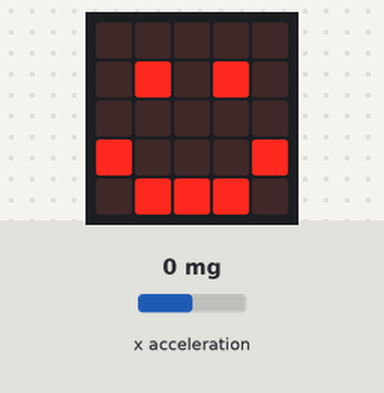
A program run on a simulated BBC micro:bit (MakeCode). Shown: the board's 5×5 LED display. Inputs (shaded band) come from the test bench; at power-on: x acceleration 0 mg.

Above: at 1.2 s.
1.3 s: x acceleration set to -90 mg
2.8 s: x acceleration set to -110 mg
At 3.3 s:
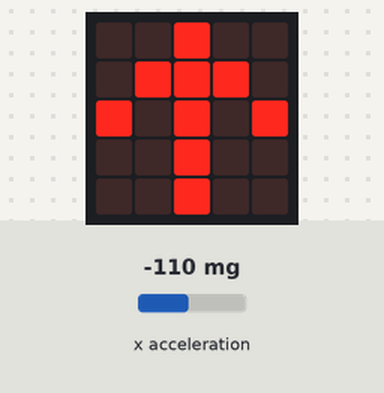
4.4 s: x acceleration set to 750 mg
At 5.1 s:
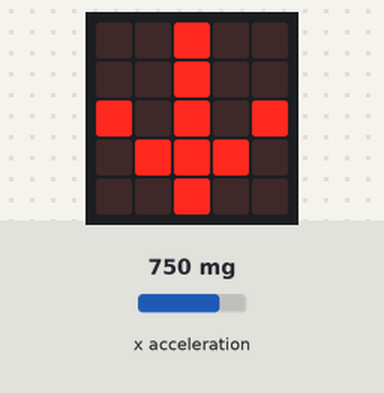
6.1 s: x acceleration set to 112 mg
7.6 s: x acceleration set to 96 mg
At 8.7 s:
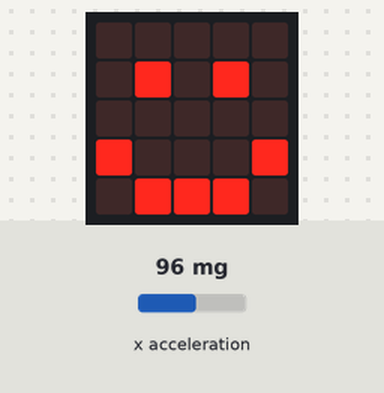
9.4 s: x acceleration set to -1440 mg
At 10.5 s:
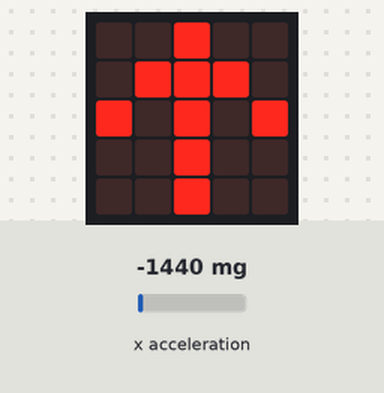
Timing chart, 0 to 12.1 s (numbered marks = the images above; inputs shaded):
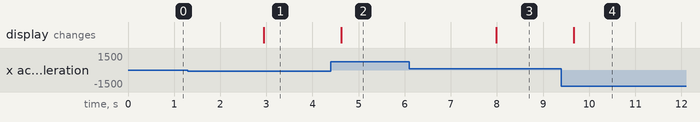

Measured:
- the behaviour switches between -100 and -101 mg on x acceleration (found by bisection; images 0 and 1)
- the behaviour switches between 101 and 100 mg on x acceleration (found by bisection; images 2 and 3)
- after the input at 1.3 s, every drawn part: stays the same
- after the input at 2.8 s, the display: changes after 0.14 s (image 1)
- after the input at 4.4 s, the display: changes after 0.22 s (image 2)
- after the input at 6.1 s, every drawn part: stays the same
- after the input at 7.6 s, the display: changes after 0.39 s (image 3)
- after the input at 9.4 s, the display: changes after 0.27 s (image 4)

The program:

main.ts
```typescript
basic.forever(function () {
    if (input.acceleration(Dimension.X) < -100) {
        basic.showLeds(`
            . . # . .
            . # # # .
            # . # . #
            . . # . .
            . . # . .
            `)
    } else if (input.acceleration(Dimension.X) > 100) {
        basic.showLeds(`
            . . # . .
            . . # . .
            # . # . #
            . # # # .
            . . # . .
            `)
    } else {
        basic.showLeds(`
            . . . . .
            . # . # .
            . . . . .
            # . . . #
            . # # # .
            `)
    }
})
```

test.ts
```typescript
// les tests vont ici ; cela ne sera pas compilé si ce paquet est utilisé en tant qu'extension.
```
